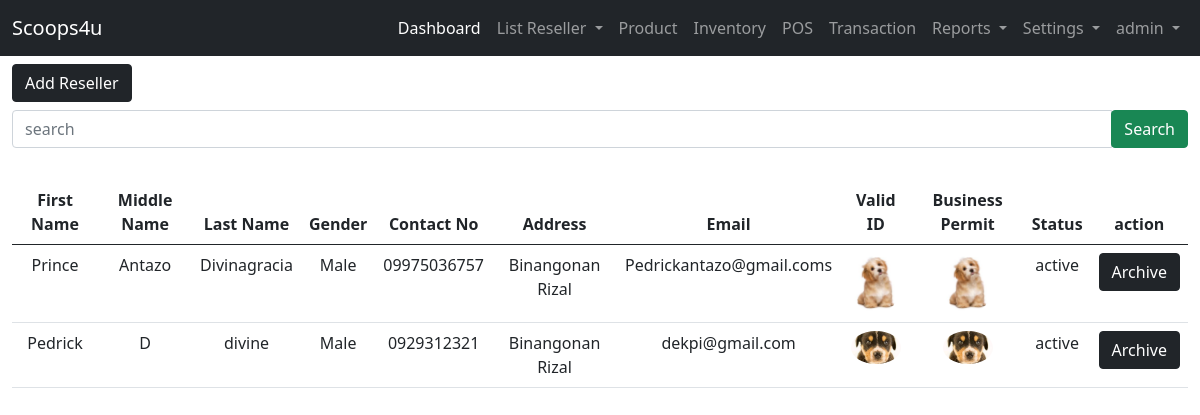
The app's page /user-site/list-reseller/ (signed in), older data.
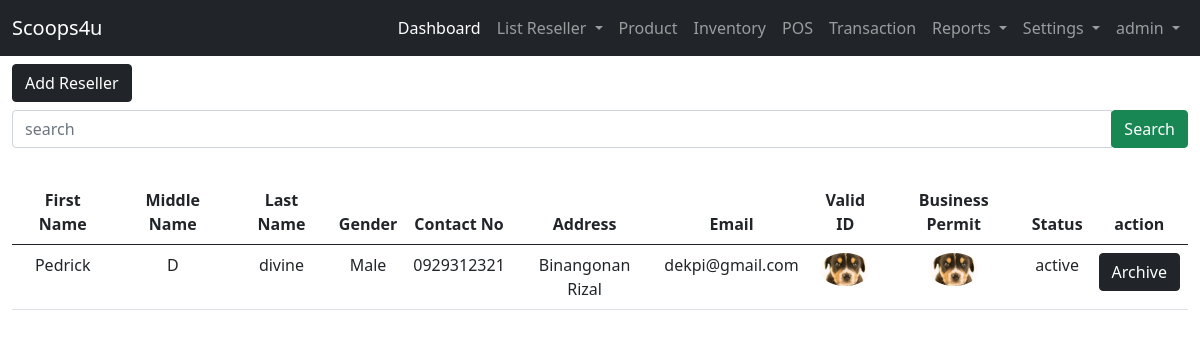
The same page, newer data.
### admin_site/models.py (models this page shows, shortened)
class Reseller(models.Model):
    STATUS = (("pending","pending"),("active","active"),("inactive","inactive"))
    BOOLCHOICE = (("Male","Male"),("Female","Female"))
    reseller_fname =models.CharField(max_length=200, verbose_name='First Name')
    reseller_mname =models.CharField(max_length=200, verbose_name='Middle Name')
    reseller_lname =models.CharField(max_length=200, verbose_name='Last Name')
    reseller_gender = models.CharField(max_length = 50,choices=BOOLCHOICE, verbose_name='Gender')
    reseller_contact =models.CharField(max_length = 12, verbose_name='Contact Number')
    reseller_address =models.TextField(null=False, verbose_name='Address')
    reseller_email =models.EmailField(unique=True, max_length=200, verbose_name='Email')
    reseller_id =models.ImageField( upload_to=image_path, verbose_name='valid id')
    reseller_businessp =models.ImageField( upload_to=image_path,verbose_name='business id')
    reseller_status =models.CharField(max_length=200, null=True, choices=STATUS, verbose_name='Status')

### admin_site/views.py (the view)
# urls.py: path('list-reseller/', views.list_reseller, name='list_reseller'),
@login_required(login_url='landing_page:login')
def list_reseller(request):
    list_reseller = Reseller.objects.order_by('-id').filter(reseller_status = "active")
    context = {'list_reseller':list_reseller}
    return render(request, 'admin_site/user/list_reseller.html', context)

### templates/admin_site/user/list_reseller.html (shortened to what this page needs)
{% extends 'admin_site/base.html' %}
{% block template %}
<a href="{% url 'admin_site:add_reseller' %}" class="btn btn-dark ">Add Reseller</a>
<form action="{% url 'admin_site:search_reseller' %}" method="get" class="my-2">
    <div class="input-group">
        <input type="text" class="form-control" name="search" placeholder="search" required>
        <div class="input-group-append">
            <button class="btn btn-success">Search</button>
        </div>
    </div>
</form>
<br>
    {% if list_reseller %}
    <table class="table table-hover text-center">
        <thead>
            <tr>
                <th>First Name</th>
                <th>Middle Name</th>
                <th>Last Name</th>
                <th>Gender</th>
                <th>Contact No</th>
                <th>Address</th>
                <th>Email</th>
                <th>Valid ID</th>
                <th>Business Permit</th>
                <th>Status</th>
                <th>action</th>
            </tr>
            <tbody>
                {% for list in list_reseller %}
                <tr>
                    <td>{{ list.reseller_fname }}</td>
                    <td>{{ list.reseller_mname }}</td>
                    <td>{{ list.reseller_lname }}</td>
                    <td>{{ list.reseller_gender }}</td>
                    <td>{{ list.reseller_contact }}</td>
                    <td>{{ list.reseller_address }}</td>
                    <td>{{ list.reseller_email }}</td>
                    <td><img src="/media/{{ list.reseller_id}}" alt="Valid-ID" width="50" class="rounded-circle"></td>
                    <td><img src="/media/{{ list.reseller_businessp}}" alt="Valid-ID" width="50" class="rounded-circle"></td>
                    <td>{{ list.reseller_status }}</td>
                    <form method="POST" action="{% url 'admin_site:archive_reseller'  list.id %}" onsubmit="return submitForm(this);">
                    <td> <input type="submit" class="btn btn-dark"  value="Archive"></td>
                    </form>
                </tr>
                {% endfor %}
            </tbody>
        </thead>
    </table>
    {% endif %}
{% endblock template %}

Row changes from the older to the newer data that the page shows:
no longer on this page (row edited): Reseller: reseller_fname "Prince", reseller_mname "Antazo", reseller_lname "Divinagracia", reseller_gender "Male", reseller_contact "09975036757", reseller_address "Binangonan Rizal", reseller_email "Pedrickantazo@gmail.coms", reseller_id (picture), reseller_businessp (picture), reseller_status "active"
